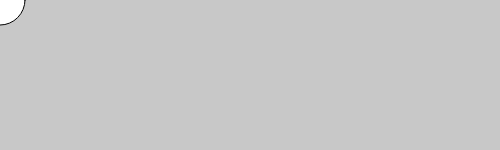
Frame 1 (no input)
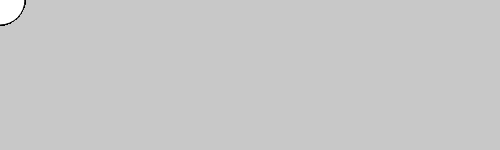
Frame 60 (no input)
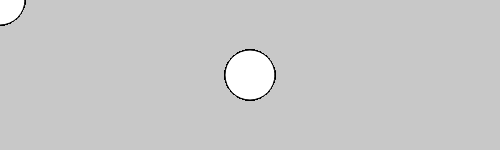
Frame 120 (the mouse pressed at the canvas centre since frame 60)

The p5.js sketch that drew these frames (run headless with seeded random() and noise() and a simulated clock; from frame 60 on, the mouse is pressed at the canvas centre):

// p5.js sketch
// ── sketch.js
function setup() {
	createCanvas(500, 150);
	//frameRate(5); //每秒刷新5次
	frameRate(60); //每秒刷新60次
	background(200);
}
function draw() {
	ellipse(mouseX,mouseY,50,50);
}
